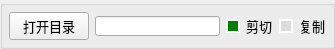
       <widget class="QGroupBox" name="groupBox_6">
        <property name="sizePolicy">
         <sizepolicy hsizetype="Expanding" vsizetype="Minimum">
          <horstretch>0</horstretch>
          <verstretch>0</verstretch>
         </sizepolicy>
        </property>
        <property name="minimumSize">
         <size>
          <width>0</width>
          <height>0</height>
         </size>
        </property>
        <property name="maximumSize">
         <size>
          <width>16777215</width>
          <height>40</height>
         </size>
        </property>
        <property name="title">
         <string/>
        </property>
        <layout class="QHBoxLayout" name="horizontalLayout_7">
         <property name="spacing">
          <number>6</number>
         </property>
         <property name="leftMargin">
          <number>6</number>
         </property>
         <property name="topMargin">
          <number>6</number>
         </property>
         <property name="rightMargin">
          <number>6</number>
         </property>
         <property name="bottomMargin">
          <number>6</number>
         </property>
         <item>
          <widget class="QPushButton" name="pushButton">
           <property name="sizePolicy">
            <sizepolicy hsizetype="Minimum" vsizetype="Maximum">
             <horstretch>0</horstretch>
             <verstretch>0</verstretch>
            </sizepolicy>
           </property>
           <property name="minimumSize">
            <size>
             <width>40</width>
             <height>0</height>
            </size>
           </property>
           <property name="font">
            <font>
             <pointsize>10</pointsize>
            </font>
           </property>
           <property name="toolTip">
            <string>打开目录</string>
           </property>
           <property name="text">
            <string>打开目录</string>
           </property>
           <property name="icon">
            <iconset>
             <normaloff>images/icon_25.png</normaloff>images/icon_25.png</iconset>
           </property>
          </widget>
         </item>
         <item>
          <widget class="QLineEdit" name="lineEdit">
           <property name="sizePolicy">
            <sizepolicy hsizetype="Expanding" vsizetype="Minimum">
             <horstretch>0</horstretch>
             <verstretch>0</verstretch>
            </sizepolicy>
           </property>
           <property name="maximumSize">
            <size>
             <width>16777215</width>
             <height>20</height>
            </size>
           </property>
           <property name="font">
            <font>
             <pointsize>10</pointsize>
            </font>
           </property>
          </widget>
         </item>
         <item>
          <widget class="QRadioButton" name="radioButton_read">
           <property name="sizePolicy">
            <sizepolicy hsizetype="Minimum" vsizetype="Expanding">
             <horstretch>0</horstretch>
             <verstretch>0</verstretch>
            </sizepolicy>
           </property>
           <property name="maximumSize">
            <size>
             <width>16777215</width>
             <height>20</height>
            </size>
           </property>
           <property name="font">
            <font>
             <pointsize>10</pointsize>
            </font>
           </property>
           <property name="toolTip">
            <string>图片分类通过剪切进行</string>
           </property>
           <property name="styleSheet">
            <string notr="true">QRadioButton::indicator:checked {

    background-color:       green;
    border:                 2px solid white;  
}

QRadioButton::indicator:unchecked {

    background-color:       rgb(220, 220, 220);
    border:                 2px solid white;  
}</string>
           </property>
           <property name="text">
            <string>剪切</string>
           </property>
           <property name="checked">
            <bool>true</bool>
           </property>
           <attribute name="buttonGroup">
            <string notr="true">buttonGroup</string>
           </attribute>
          </widget>
         </item>
         <item>
          <widget class="QRadioButton" name="radioButton_write">
           <property name="sizePolicy">
            <sizepolicy hsizetype="Minimum" vsizetype="Expanding">
             <horstretch>0</horstretch>
             <verstretch>0</verstretch>
            </sizepolicy>
           </property>
           <property name="maximumSize">
            <size>
             <width>16777215</width>
             <height>20</height>
            </size>
           </property>
           <property name="font">
            <font>
             <pointsize>10</pointsize>
            </font>
           </property>
           <property name="toolTip">
            <string>图片分类通过复制进行</string>
           </property>
           <property name="styleSheet">
            <string notr="true">QRadioButton::indicator:checked {

    background-color:       green;
    border:                 2px solid white;  
}

QRadioButton::indicator:unchecked {

    background-color:       rgb(220, 220, 220);
    border:                 2px solid white;  
}</string>
           </property>
           <property name="text">
            <string>复制</string>
           </property>
           <attribute name="buttonGroup">
            <string notr="true">buttonGroup</string>
           </attribute>
          </widget>
         </item>
        </layout>
       </widget>
